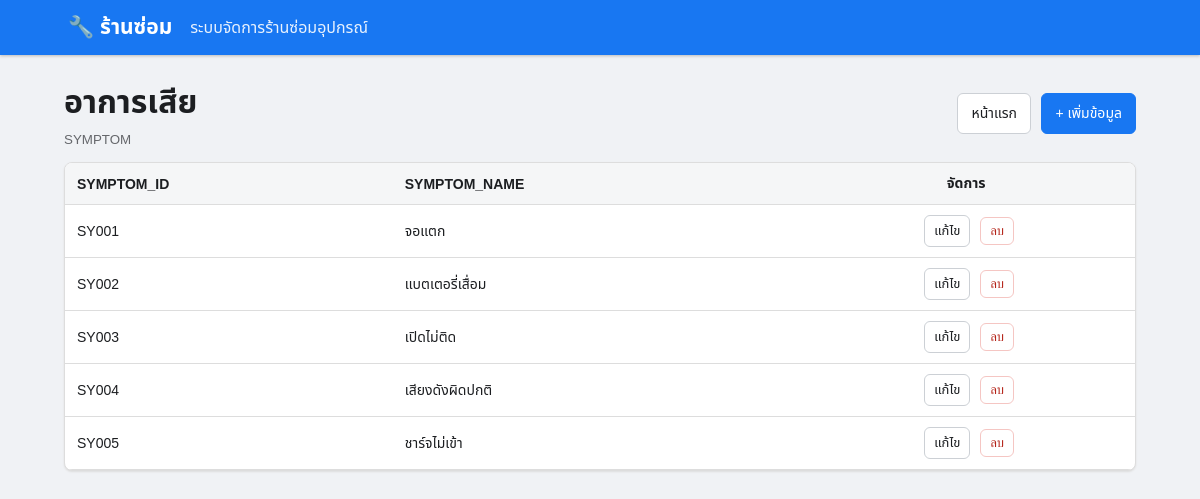
The app's page /table/SYMPTOM with its own data.
### tables this page shows
CREATE TABLE SYMPTOM (
 SYMPTOM_ID CHAR(5) PRIMARY KEY,
 SYMPTOM_NAME VARCHAR(100) NOT NULL
);

### app.py (the view)
@app.route("/table/<table>")
def table_view(table):
    if table not in TABLES: return "ไม่พบตาราง", 404
    con = db()
    rows = con.execute(f"SELECT * FROM {table}").fetchall()
    con.close()
    pks = PRIMARY_KEYS.get(table, [])
    return render_template("table.html", table=table, title=TABLES[table][0],
                           columns=TABLES[table][1], rows=rows, pks=pks)

### app.py (called while the page is built)
def db():
    con = sqlite3.connect(DB)
    con.row_factory = sqlite3.Row
    con.execute("PRAGMA foreign_keys = ON")
    return con

### templates/table.html
{% extends "base.html" %}{% block content %}
<div class="bar">
  <div><h1>{{title}}</h1><small>{{table}}</small></div>
  <div>
    <a class="btn" href="{{ url_for('index') }}">หน้าแรก</a>
    <a class="btn primary" href="{{ url_for('add', table=table) }}">+ เพิ่มข้อมูล</a>
  </div>
</div>
<div class="tablewrap">
  <table>
    <thead>
      <tr>
        {% for c in columns %}<th>{{ c }}</th>{% endfor %}
        <th class="action-col">จัดการ</th>
      </tr>
    </thead>
    <tbody>
      {% for r in rows %}
      <tr>
        {% for c in columns %}<td>{{ r[c] if r[c] is not none else '-' }}</td>{% endfor %}
        <td class="action-col">
          {% set pk_path = pks | map(attribute=0) | map('extract', r) | join('/') if false else [] %}
          {% set pk_parts = [] %}
          {% for pk in pks %}{% set _ = pk_parts.append(r[pk]) %}{% endfor %}
          {% set pk_path = pk_parts | join('/') %}
          <a class="btn btn-sm" href="{{ url_for('edit', table=table, pk_vals=pk_path) }}">แก้ไข</a>
          <form method="post" action="{{ url_for('delete', table=table, pk_vals=pk_path) }}" style="display:inline" onsubmit="return confirm('ยืนยันการลบ?')">
            <button class="btn btn-sm danger" type="submit">ลบ</button>
          </form>
        </td>
      </tr>
      {% else %}
      <tr><td colspan="{{ columns|length + 1 }}">ยังไม่มีข้อมูล</td></tr>
      {% endfor %}
    </tbody>
  </table>
</div>
{% endblock %}

### static/style.css (style rules this page uses)
* { box-sizing: border-box; }
body { margin: 0; background: #f0f2f5; color: #1c1e21; font-family: Arial, "Noto Sans Thai", sans-serif; }
.hero, .card, .formbox, .tablewrap { background: white; border: 1px solid #ddd; border-radius: 8px; box-shadow: 0 1px 2px #ddd; }
.bar { display: flex; justify-content: space-between; align-items: center; margin-bottom: 14px; gap: 10px; }
.bar h1 { margin: 0 0 3px; }
.bar small { color: #65676b; }
.btn { display: inline-block; padding: 9px 13px; border-radius: 6px; border: 1px solid #ccd0d5; background: #fff; color: #1c1e21; text-decoration: none; margin-left: 6px; cursor: pointer; font-size: 14px; }
.btn.primary { background: #1877f2; color: white; border-color: #1877f2; }
.btn.danger { background: #fff; color: #b42318; border-color: #f5c6c3; }
.btn-sm { padding: 5px 9px; font-size: 13px; }
.tablewrap { overflow: auto; }
table { border-collapse: collapse; width: 100%; font-size: 14px; }
th { background: #f5f6f7; text-align: left; }
th, td { padding: 10px 12px; border-bottom: 1px solid #ddd; white-space: nowrap; }
.action-col { text-align: center; white-space: nowrap; }

### records on screen
SYMPTOM: SYMPTOM_ID "SY001" "จอแตก"
SYMPTOM: SYMPTOM_ID "SY002" "แบตเตอรี่เสื่อม"
SYMPTOM: SYMPTOM_ID "SY003" "เปิดไม่ติด"
SYMPTOM: SYMPTOM_ID "SY004" "เสียงดังผิดปกติ"
SYMPTOM: SYMPTOM_ID "SY005" "ชาร์จไม่เข้า"

### other values on screen
{{ title }} "อาการเสีย"
{{ table }} "SYMPTOM"
{{ c }} "SYMPTOM_ID" "SYMPTOM_NAME"
